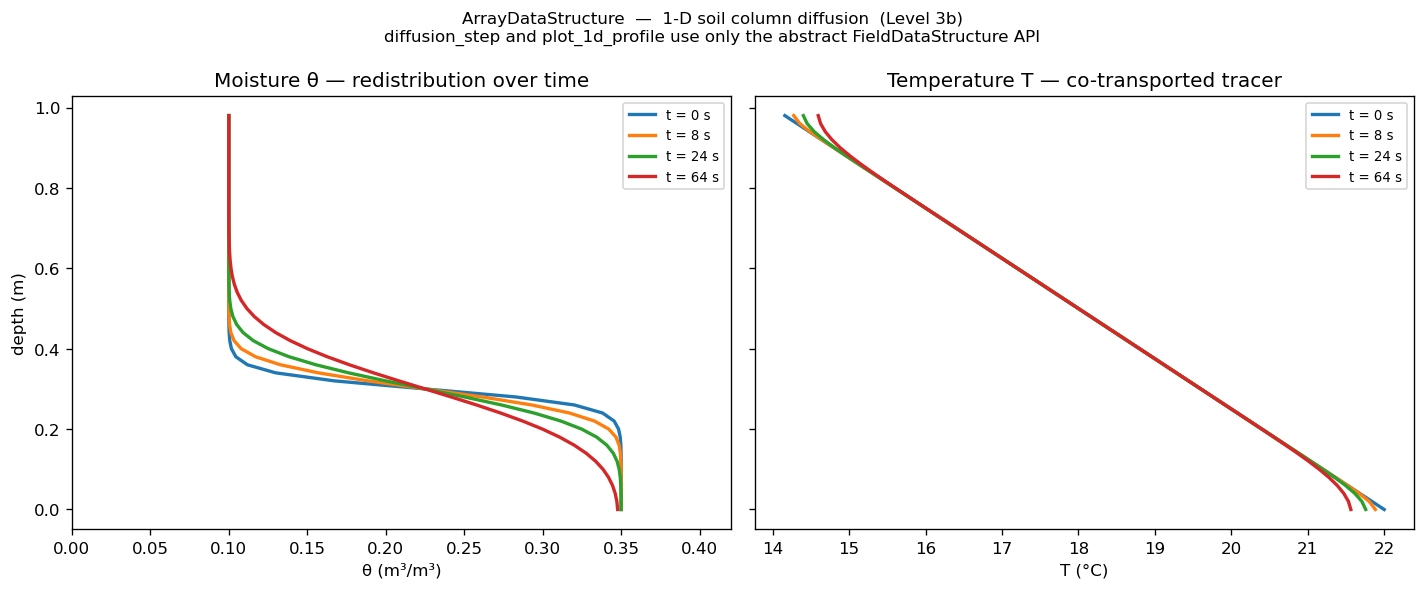

Python code for this plot:
"""
ArrayDataStructure — illustrative example.

Demonstrates that a generic ``diffusion_step`` function built on the abstract
FieldDataStructure API (coordinates, extract_state, inject_state, laplacian)
drives soil-water redistribution without knowing the concrete class.

Physical scenario
-----------------
1-D soil column, 0–1 m depth, 50 nodes (Δz = 0.02 m).
Initial state: a sharp wetting front — moist layer above 0.3 m, dry below.
The explicit-Euler diffusion integrator redistributes moisture over time.

    ∂θ/∂t = D · L · θ          (method of lines, Neumann BC)

where θ = volumetric water content, D = 1e-4 m²/s (unsaturated diffusivity),
L = second-order FD Laplacian from ds.laplacian().

Two variables are tracked simultaneously through the same abstract interface:
  - 'moisture'     (θ, m³/m³)   — primary variable
  - 'temperature'  (T, °C)      — co-transported tracer

The same diffusion_step and plot_1d_profile functions are called identically
on both variables — the abstract API hides all implementation details.

Output
------
example_array_data_structure.png  (saved next to this file)
"""

import sys
import os
sys.path.insert(0, os.path.dirname(__file__))

import numpy as np
import matplotlib
matplotlib.use('Agg')
import matplotlib.pyplot as plt

from openalea.metafspm.data_structure.data_api import (
    ArrayDataStructure,
    FieldDataStructure,
)
from plotting import plot_1d_profile


# ── Generic diffusion integrator — abstract FieldDataStructure API only ───────

def diffusion_step(
    ds: FieldDataStructure,
    var_name: str,
    D: float,
    dt: float,
    n_steps: int = 1,
) -> None:
    """
    Advance ``var_name`` by ``n_steps`` explicit-Euler diffusion steps.

    Uses ONLY the abstract FieldDataStructure API:
        ds.laplacian()        → spatial operator L
        ds.extract_state()    → current field as a flat vector
        ds.inject_state()     → write updated vector back
    """
    L = ds.laplacian()                               # abstract API — cached
    for _ in range(n_steps):
        u   = ds.extract_state([var_name])           # abstract API
        ds.inject_state(u + dt * D * (L @ u), [var_name])   # abstract API


# ── 1. Build the concrete ArrayDataStructure ──────────────────────────────────

n_z   = 50
dz    = 0.02                          # m per node
D_moi = 1e-4                          # moisture diffusivity  (m² s⁻¹)
D_tmp = 5e-5                          # thermal diffusivity   (m² s⁻¹)
dt    = 0.4 * dz**2 / D_moi          # 40% of explicit-Euler stability limit ≈ 1.6 s

ds = ArrayDataStructure(shape=(n_z,), dx=dz, origin=np.array([0.0]))

# Initial moisture: wetting front at 0.3 m  (smooth step)
z = ds.coordinates()[:, 0]
theta0 = 0.35 - 0.25 * (1 + np.tanh((z - 0.30) / 0.04)) / 2
ds.register('moisture', theta0)

# Initial temperature: warm surface, cool at depth
temp0  = 22.0 - 8.0 * z / 1.0
ds.register('temperature', temp0)

print(f"n_dof  = {ds.n_dof}")                                          # abstract API
print(f"shape  = {ds.shape}")
print(f"L type = {type(ds.laplacian())}")                              # abstract API
print(f"dt     = {dt:.2f} s  (Courant r = {D_moi*dt/dz**2:.3f})")    # < 0.5 → stable

# ── 2. Run diffusion — same function for both variables ───────────────────────

snapshots_moi: dict = {0: ds.extract_state(['moisture']).copy()}     # abstract API
snapshots_tmp: dict = {0: ds.extract_state(['temperature']).copy()}  # abstract API

for checkpoint in [5, 15, 40]:
    steps_since = checkpoint - max(t for t in snapshots_moi if t < checkpoint)
    diffusion_step(ds, 'moisture',    D_moi, dt, n_steps=steps_since)
    diffusion_step(ds, 'temperature', D_tmp, dt, n_steps=steps_since)
    snapshots_moi[checkpoint] = ds.extract_state(['moisture']).copy()
    snapshots_tmp[checkpoint] = ds.extract_state(['temperature']).copy()

print("Diffusion complete.  Final moisture range: "
      f"[{snapshots_moi[40].min():.3f}, {snapshots_moi[40].max():.3f}]")

# ── 3. Plot — plot_1d_profile uses abstract API only ─────────────────────────

fig, axes = plt.subplots(1, 2, figsize=(12, 5), sharey=True)
fig.suptitle(
    "ArrayDataStructure  —  1-D soil column diffusion  (Level 3b)\n"
    "diffusion_step and plot_1d_profile use only the abstract FieldDataStructure API",
    fontsize=10,
)

colors    = ['#1f77b4', '#ff7f0e', '#2ca02c', '#d62728']
checkpts  = sorted(snapshots_moi)

# Left: moisture profiles
ax = axes[0]
for i, t in enumerate(checkpts):
    # Temporarily inject snapshot into the ds so plot_1d_profile can read it
    ds.inject_state(snapshots_moi[t], ['moisture'])          # abstract API
    plot_1d_profile(ds, 'moisture', xlabel='θ (m³/m³)',
                    label=f't = {t * dt:.0f} s', color=colors[i], ax=ax)
ax.set_title("Moisture θ — redistribution over time")
ax.set_xlim(0.0, 0.42)

# Right: temperature profiles
ax = axes[1]
for i, t in enumerate(checkpts):
    ds.inject_state(snapshots_tmp[t], ['temperature'])       # abstract API
    plot_1d_profile(ds, 'temperature', xlabel='T (°C)',
                    label=f't = {t * dt:.0f} s', color=colors[i], ax=ax)
ax.set_title("Temperature T — co-transported tracer")
ax.set_ylabel('')   # suppress duplicate y-label on shared axis

plt.tight_layout()
out = os.path.join(os.path.dirname(__file__), 'example_array_data_structure.png')
plt.savefig(out, dpi=120, bbox_inches='tight')
print(f"Saved → {out}")
